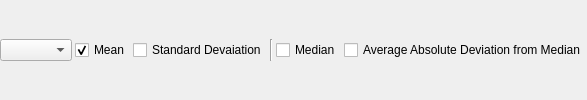
             <widget class="QWidget" name="page_MeanMedian">
              <layout class="QGridLayout" name="gridLayout_12">
               <property name="leftMargin">
                <number>0</number>
               </property>
               <property name="topMargin">
                <number>0</number>
               </property>
               <property name="rightMargin">
                <number>0</number>
               </property>
               <property name="bottomMargin">
                <number>0</number>
               </property>
               <property name="spacing">
                <number>3</number>
               </property>
               <item row="0" column="0">
                <widget class="QComboBox" name="comboBox_ResPlo_MM_Typ"/>
               </item>
               <item row="0" column="4">
                <widget class="QCheckBox" name="checkBox_ResPlo_MM_Median">
                 <property name="sizePolicy">
                  <sizepolicy hsizetype="Fixed" vsizetype="Fixed">
                   <horstretch>0</horstretch>
                   <verstretch>0</verstretch>
                  </sizepolicy>
                 </property>
                 <property name="text">
                  <string>Median</string>
                 </property>
                </widget>
               </item>
               <item row="0" column="1">
                <widget class="QCheckBox" name="checkBox_ResPlo_MM_Mean">
                 <property name="sizePolicy">
                  <sizepolicy hsizetype="Fixed" vsizetype="Fixed">
                   <horstretch>0</horstretch>
                   <verstretch>0</verstretch>
                  </sizepolicy>
                 </property>
                 <property name="text">
                  <string>Mean</string>
                 </property>
                 <property name="checked">
                  <bool>true</bool>
                 </property>
                </widget>
               </item>
               <item row="0" column="2">
                <widget class="QCheckBox" name="checkBox_ResPlo_MM_SD">
                 <property name="sizePolicy">
                  <sizepolicy hsizetype="Fixed" vsizetype="Fixed">
                   <horstretch>0</horstretch>
                   <verstretch>0</verstretch>
                  </sizepolicy>
                 </property>
                 <property name="text">
                  <string>Standard Devaiation</string>
                 </property>
                </widget>
               </item>
               <item row="0" column="5">
                <widget class="QCheckBox" name="checkBox_ResPlo_MM_ADM">
                 <property name="sizePolicy">
                  <sizepolicy hsizetype="Fixed" vsizetype="Fixed">
                   <horstretch>0</horstretch>
                   <verstretch>0</verstretch>
                  </sizepolicy>
                 </property>
                 <property name="text">
                  <string>Average Absolute Deviation from Median</string>
                 </property>
                </widget>
               </item>
               <item row="0" column="3">
                <widget class="Line" name="line_6">
                 <property name="orientation">
                  <enum>Qt::Vertical</enum>
                 </property>
                </widget>
               </item>
              </layout>
             </widget>
